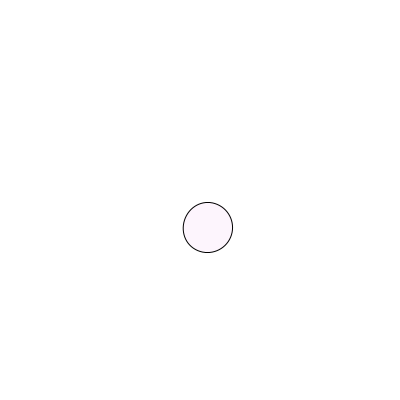
Frame 1 (no input)
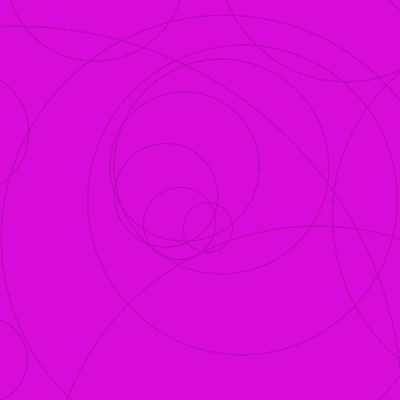
Frame 60 (the mouse pressed at the canvas centre just before this capture)
Frame 120 (the mouse held since frame 60 and released just before this capture): identical to frame 60, image omitted

The Processing sketch that drew these frames (run headless with seeded random() and noise(); from frame 60 on, the mouse is pressed at the canvas centre):

// Processing sketch: processing_136218
// ── processing_136218.pde

float a = 50;
float s = 20;
float r = .5;

void setup(){
  size(400, 400);
  background(255);
  smooth();
  frameRate(7);
  
}

void draw(){
  translate (200, 200);
  Circle();
  pushMatrix();
  
  translate( 175, 215);
  Circle();
  popMatrix();
  
}

void Circle(){
  rotate(r);
  fill(200, 0, 200, 10);
  ellipse (s, s, a, a);
  s = s+1;
  a = a*1.2;
  r = r + .5;
}
